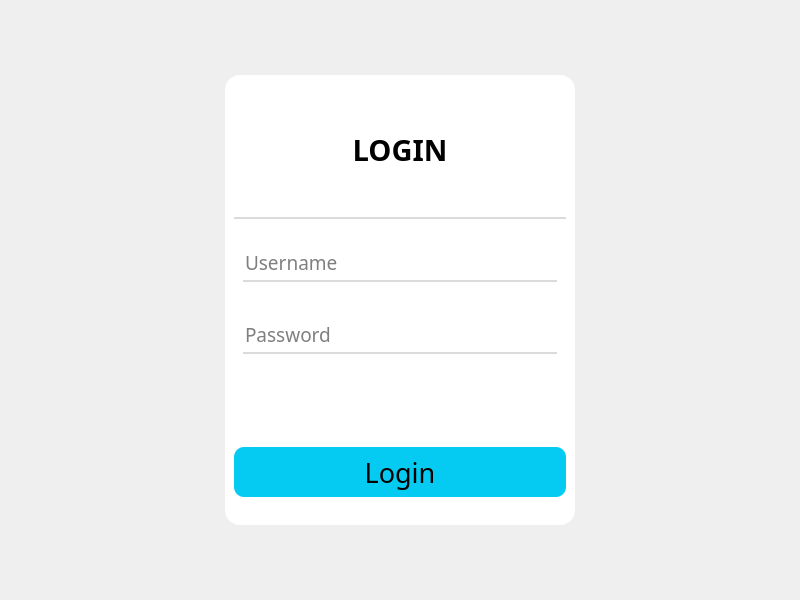
<?xml version="1.0" encoding="UTF-8"?>
<ui version="4.0">
 <class>MainWindow</class>
 <widget class="QMainWindow" name="MainWindow">
  <property name="geometry">
   <rect>
    <x>0</x>
    <y>0</y>
    <width>800</width>
    <height>600</height>
   </rect>
  </property>
  <property name="windowTitle">
   <string>MainWindow</string>
  </property>
  <property name="styleSheet">
   <string notr="true"/>
  </property>
  <widget class="QWidget" name="centralwidget">
   <property name="styleSheet">
    <string notr="true"/>
   </property>
   <widget class="QWidget" name="horizontalWidget" native="true">
    <property name="geometry">
     <rect>
      <x>0</x>
      <y>0</y>
      <width>800</width>
      <height>600</height>
     </rect>
    </property>
    <property name="sizePolicy">
     <sizepolicy hsizetype="Preferred" vsizetype="Preferred">
      <horstretch>60</horstretch>
      <verstretch>60</verstretch>
     </sizepolicy>
    </property>
    <property name="focusPolicy">
     <enum>Qt::ClickFocus</enum>
    </property>
    <property name="styleSheet">
     <string notr="true">background-image: url(:/newPrefix/D:/Python/PyQt/accounting/design/templates/background/back.png);
background-repeat: no-repeat;
 background-position: center center;
 background-attachment: fixed;</string>
    </property>
    <layout class="QHBoxLayout" name="horizontalLayout">
     <property name="spacing">
      <number>1</number>
     </property>
     <item>
      <widget class="QWidget" name="verticalWidget" native="true">
       <property name="sizePolicy">
        <sizepolicy hsizetype="Maximum" vsizetype="Maximum">
         <horstretch>0</horstretch>
         <verstretch>0</verstretch>
        </sizepolicy>
       </property>
       <property name="maximumSize">
        <size>
         <width>350</width>
         <height>450</height>
        </size>
       </property>
       <property name="styleSheet">
        <string notr="true">background: white;
border-radius: 15px;</string>
       </property>
       <layout class="QVBoxLayout" name="verticalLayout">
        <property name="spacing">
         <number>1</number>
        </property>
        <item>
         <widget class="QLabel" name="loggin">
          <property name="maximumSize">
           <size>
            <width>16777215</width>
            <height>100</height>
           </size>
          </property>
          <property name="font">
           <font>
            <family>Century Gothic</family>
            <pointsize>22</pointsize>
            <weight>75</weight>
            <bold>true</bold>
           </font>
          </property>
          <property name="text">
           <string>LOGIN</string>
          </property>
          <property name="alignment">
           <set>Qt::AlignCenter</set>
          </property>
         </widget>
        </item>
        <item>
         <widget class="QFrame" name="separator">
          <property name="maximumSize">
           <size>
            <width>16777215</width>
            <height>2</height>
           </size>
          </property>
          <property name="styleSheet">
           <string notr="true">background-color: rgb(218, 220, 220);</string>
          </property>
          <property name="frameShape">
           <enum>QFrame::StyledPanel</enum>
          </property>
          <property name="frameShadow">
           <enum>QFrame::Raised</enum>
          </property>
         </widget>
        </item>
        <item>
         <widget class="QWidget" name="usernameWidget" native="true">
          <property name="maximumSize">
           <size>
            <width>16777215</width>
            <height>55</height>
           </size>
          </property>
          <layout class="QVBoxLayout" name="username_layout">
           <property name="spacing">
            <number>0</number>
           </property>
           <item>
            <widget class="QLineEdit" name="username">
             <property name="maximumSize">
              <size>
               <width>16777215</width>
               <height>50</height>
              </size>
             </property>
             <property name="font">
              <font>
               <family>Century Gothic</family>
               <pointsize>14</pointsize>
              </font>
             </property>
             <property name="focusPolicy">
              <enum>Qt::ClickFocus</enum>
             </property>
             <property name="text">
              <string/>
             </property>
             <property name="alignment">
              <set>Qt::AlignLeading|Qt::AlignLeft|Qt::AlignVCenter</set>
             </property>
             <property name="placeholderText">
              <string>Username</string>
             </property>
             <property name="cursorMoveStyle">
              <enum>Qt::VisualMoveStyle</enum>
             </property>
            </widget>
           </item>
           <item>
            <widget class="QFrame" name="separator_2">
             <property name="maximumSize">
              <size>
               <width>16777215</width>
               <height>2</height>
              </size>
             </property>
             <property name="styleSheet">
              <string notr="true">background-color: rgb(218, 220, 220);</string>
             </property>
             <property name="frameShape">
              <enum>QFrame::StyledPanel</enum>
             </property>
             <property name="frameShadow">
              <enum>QFrame::Raised</enum>
             </property>
            </widget>
           </item>
          </layout>
         </widget>
        </item>
        <item>
         <widget class="QWidget" name="passwordWidget" native="true">
          <property name="maximumSize">
           <size>
            <width>16777215</width>
            <height>55</height>
           </size>
          </property>
          <layout class="QVBoxLayout" name="verticalLayout_2">
           <property name="spacing">
            <number>0</number>
           </property>
           <item>
            <widget class="QLineEdit" name="password">
             <property name="maximumSize">
              <size>
               <width>16777215</width>
               <height>50</height>
              </size>
             </property>
             <property name="font">
              <font>
               <family>Century Gothic</family>
               <pointsize>14</pointsize>
              </font>
             </property>
             <property name="focusPolicy">
              <enum>Qt::ClickFocus</enum>
             </property>
             <property name="styleSheet">
              <string notr="true"/>
             </property>
             <property name="text">
              <string/>
             </property>
             <property name="alignment">
              <set>Qt::AlignLeading|Qt::AlignLeft|Qt::AlignVCenter</set>
             </property>
             <property name="placeholderText">
              <string>Password</string>
             </property>
             <property name="cursorMoveStyle">
              <enum>Qt::LogicalMoveStyle</enum>
             </property>
            </widget>
           </item>
           <item>
            <widget class="QFrame" name="separator_3">
             <property name="maximumSize">
              <size>
               <width>16777215</width>
               <height>2</height>
              </size>
             </property>
             <property name="styleSheet">
              <string notr="true">background-color: rgb(218, 220, 220);</string>
             </property>
             <property name="frameShape">
              <enum>QFrame::StyledPanel</enum>
             </property>
             <property name="frameShadow">
              <enum>QFrame::Raised</enum>
             </property>
            </widget>
           </item>
          </layout>
         </widget>
        </item>
        <item>
         <widget class="QLabel" name="info_message">
          <property name="maximumSize">
           <size>
            <width>16777215</width>
            <height>50</height>
           </size>
          </property>
          <property name="font">
           <font>
            <family>Century Gothic</family>
            <pointsize>14</pointsize>
            <weight>75</weight>
            <bold>true</bold>
           </font>
          </property>
          <property name="styleSheet">
           <string notr="true">color: rgb(255, 126, 128);</string>
          </property>
          <property name="text">
           <string/>
          </property>
          <property name="alignment">
           <set>Qt::AlignCenter</set>
          </property>
         </widget>
        </item>
        <item>
         <widget class="QPushButton" name="loginButton">
          <property name="maximumSize">
           <size>
            <width>16777215</width>
            <height>50</height>
           </size>
          </property>
          <property name="font">
           <font>
            <family>Century Gothic</family>
            <pointsize>20</pointsize>
           </font>
          </property>
          <property name="focusPolicy">
           <enum>Qt::NoFocus</enum>
          </property>
          <property name="styleSheet">
           <string notr="true">background: #05cbf2;
border-radius: 10px;</string>
          </property>
          <property name="text">
           <string>Login</string>
          </property>
         </widget>
        </item>
       </layout>
      </widget>
     </item>
    </layout>
   </widget>
  </widget>
 </widget>
 <tabstops>
  <tabstop>loginButton</tabstop>
 </tabstops>
 <resources>
  <include location="resources/files.qrc"/>
 </resources>
 <connections/>
</ui>
